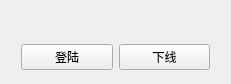
<?xml version="1.0" encoding="UTF-8"?>
<ui version="4.0">
 <class>MainWindow</class>
 <widget class="QMainWindow" name="MainWindow">
  <property name="geometry">
   <rect>
    <x>0</x>
    <y>0</y>
    <width>231</width>
    <height>84</height>
   </rect>
  </property>
  <property name="windowTitle">
   <string>上网登录器</string>
  </property>
  <property name="windowIcon">
   <iconset resource="resource.qrc">
    <normaloff>:/new/icon/img/network_256px_542507_easyicon.net.png</normaloff>:/new/icon/img/network_256px_542507_easyicon.net.png</iconset>
  </property>
  <widget class="QWidget" name="centralWidget">
   <widget class="QProgressBar" name="progressBar">
    <property name="geometry">
     <rect>
      <x>0</x>
      <y>673</y>
      <width>281</width>
      <height>20</height>
     </rect>
    </property>
    <property name="value">
     <number>24</number>
    </property>
    <property name="textVisible">
     <bool>false</bool>
    </property>
    <property name="invertedAppearance">
     <bool>false</bool>
    </property>
    <property name="textDirection">
     <enum>QProgressBar::TopToBottom</enum>
    </property>
   </widget>
   <widget class="QWidget" name="layoutWidget">
    <property name="geometry">
     <rect>
      <x>10</x>
      <y>0</y>
      <width>211</width>
      <height>81</height>
     </rect>
    </property>
    <layout class="QVBoxLayout" name="verticalLayout">
     <item>
      <widget class="QLabel" name="label">
       <property name="styleSheet">
        <string notr="true"/>
       </property>
       <property name="text">
        <string/>
       </property>
      </widget>
     </item>
     <item>
      <layout class="QHBoxLayout" name="horizontalLayout">
       <item>
        <widget class="QPushButton" name="loginInButton">
         <property name="text">
          <string>登陆</string>
         </property>
        </widget>
       </item>
       <item>
        <widget class="QPushButton" name="loginOutButton">
         <property name="text">
          <string>下线</string>
         </property>
        </widget>
       </item>
      </layout>
     </item>
    </layout>
   </widget>
  </widget>
 </widget>
 <layoutdefault spacing="6" margin="11"/>
 <resources>
  <include location="resource.qrc"/>
 </resources>
 <connections/>
</ui>
